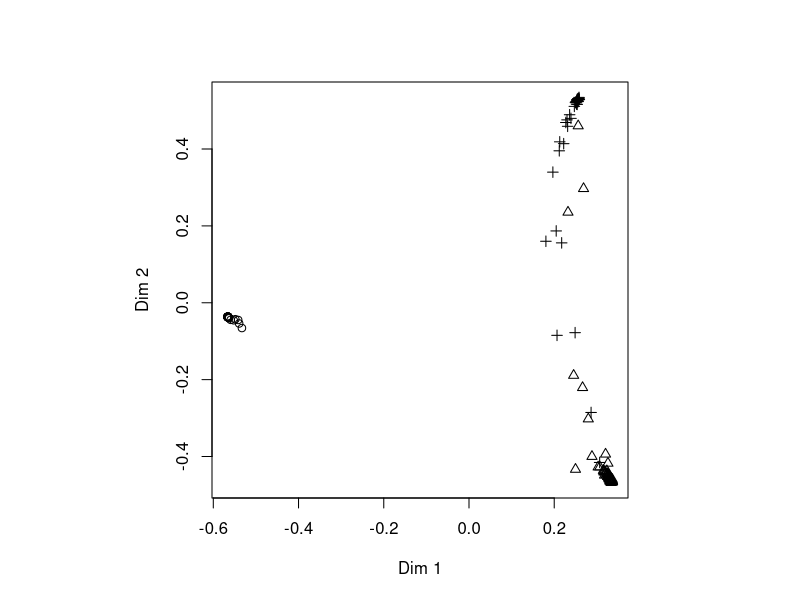
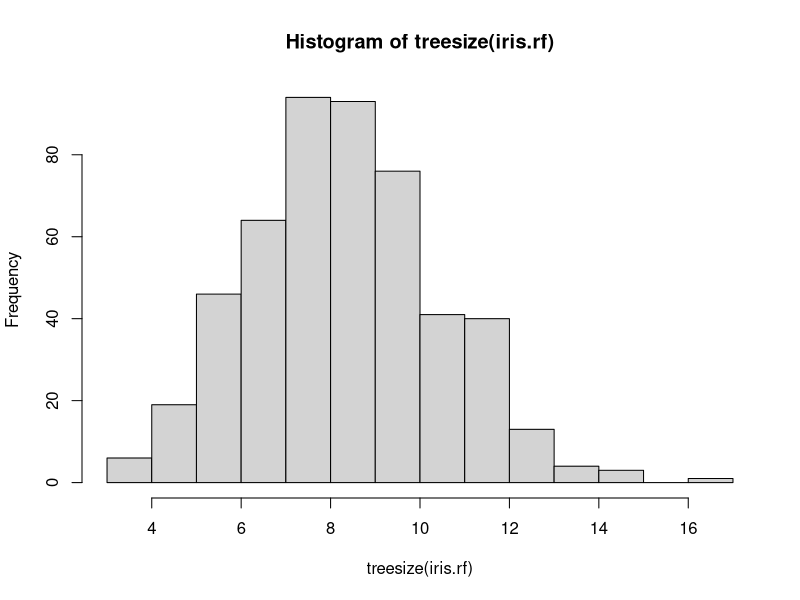
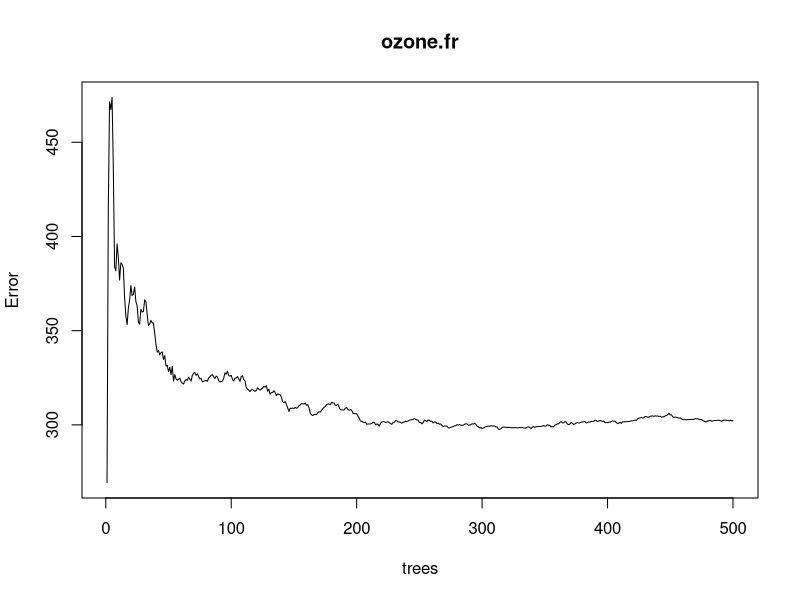
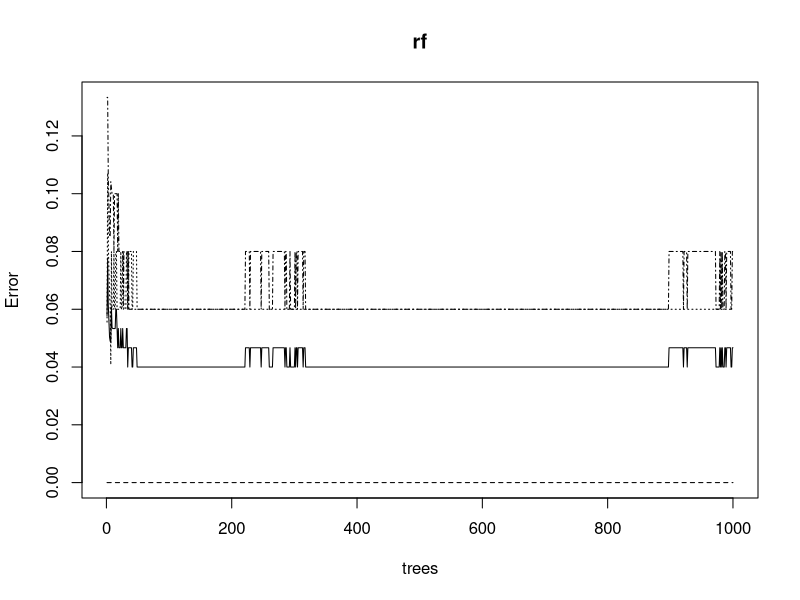

These charts were generated, in order, by the following R code:
## ---- chunk 1
#采用R自带数据集mtcars
library(randomForest)
set.seed(4)
data(mtcars)
mtcars.rf=randomForest(mpg~.,data=mtcars,ntree=1000,importance=TRUE)#基于数据集mtcars建立随机森林模型
importance(mtcars.rf)#获取随机森林模型中的重要值，此时输出两种标准，对应type=1，2
importance(mtcars.rf,type = 1)#提取随机森林模型中以第一种度量标准得到的重要值
## ---- chunk 2
set.seed(1)
data("iris")#用R自带数据集iris
iris.rf=randomForest(Species~.,iris,proximity=TRUE)#基于数据集iris建立随机森林模型
MDSplot(iris.rf,iris$Species,palette=rep(1,3),pch = as.numeric(iris$Species))
## ---- chunk 3
data(iris)#用R自带数据集
iris.na=iris#生成需要进行处理的数据集
#设置缺失值
iris.na[75,2]=NA
iris.na[125,3]=NA
set.seed(111)#设置随机数生成器初始值
iris.imputed=rfImpute(Species~.,data = iris.na)#插值
list("real"=iris[c(75,125),1:4],"have-NA"=iris.na[c(75,125),1:4],"disposed"=round(iris.imputed[c(75,125),2:5],1))
## ---- chunk 4
iris.rf=randomForest(Species~.,iris)#利用数据集iris构建随机森林模型
hist(treesize(iris.rf))#绘制相应的柱状图

## ---- chunk 5
data("airquality")
set.seed(131)
ozone.fr=randomForest(Ozone~.,data=airquality,mtry=3,importance=TRUE,na.action=na.omit)
plot(ozone.fr)
## ---- chunk 6
library(randomForest)
str(iris)
set.seed(71)
samp=sample(1:150,100)#抽样100个样本作为训练集
set.seed(111)
#第一种使用格式
iris.rf=randomForest(Species~.,data=iris,importance=TRUE,proximity=TRUE,ntree=500,subset = samp)
#第二种使用格式
x=subset(iris,select = -Species)#提取除因变量以外的数据作为自变量
y=iris$Species#设置因变量
set.seed(71)
samp=sample(1:150,100)#生成训练集
xr=x[samp,]
yr=y[samp]
set.seed(111)
iris.rf=randomForest(xr,yr,importance = TRUE,proximity = TRUE,ntree=500)
#结果分析

print(iris.rf)
## ---- chunk 7
importance(iris.rf)
## ---- chunk 8
n=ncol(iris)-1#计算数据集中自变量的个数
rate=1#设置模型误判率向量初始值
for(i in 1: n)#依次逐个增加节点所选变量个数
{
    set.seed(222)
    #建立随机森林模型
    rf=randomForest(Species~.,data=iris,mtry=i,importance=TRUE,ntree=1000)
    rate[i]=mean(rf$err.rate)#计算基于OOB数据的模型误判率均值
    #print(rf)#展示模型的简要信息
}
rate
## ---- chunk 9
set.seed(222)
rf=randomForest(Species~.,data=iris,mtry=4,importance=(TRUE),ntree=1000)#构建随机森林模型
plot(rf,col=1:1)#绘制模型误差与决策树数量关系图,可以看到600之后稳定下来

set.seed(222)
rf.final=randomForest(Species~.,data=iris,mtry=4,proximity=TRUE,importance=TRUE,ntree=600)
print(rf.final)
## ---- chunk 10
x=iris[1,-5]#构造一个新数据
predict(rf.final,x)
